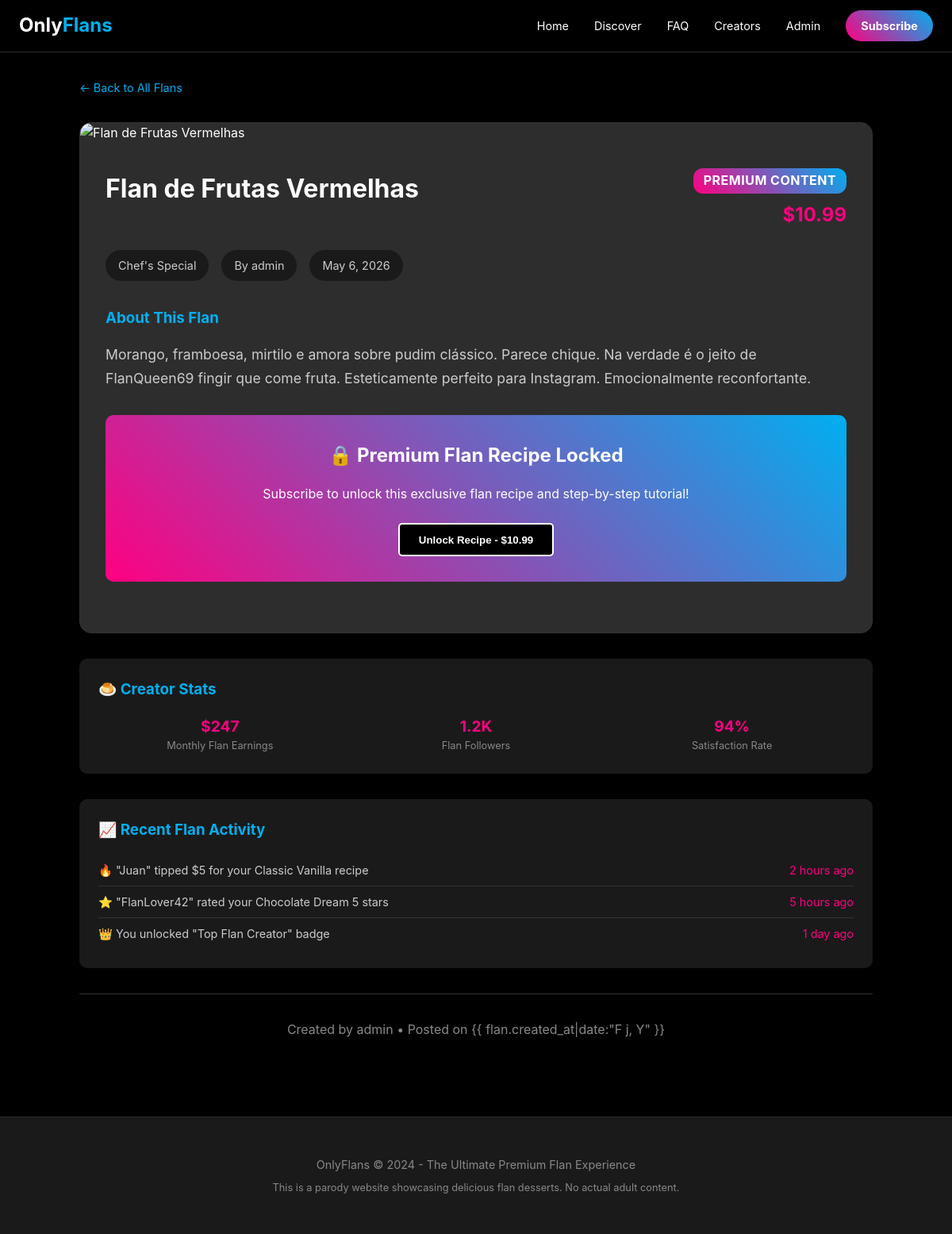
The page /flan/75/ on the database its author committed.
### flans/models.py (models this page shows, shortened)
class Flan(models.Model):
    class FlanType(models.TextChoices):
        VANILLA = 'vanilla', 'Vanilla Classic'
        CHOCOLATE = 'chocolate', 'Chocolate Dream'
        COCONUT = 'coconut', 'Coconut Paradise'
        COFFEE = 'coffee', 'Coffee Delight'
        SPECIAL = 'special', "Chef's Special"
    name = models.CharField(max_length=200)
    description = models.TextField()
    image_url = models.URLField(max_length=500, blank=True)
    flan_type = models.CharField(
        max_length=20,
        choices=FlanType.choices,
        default=FlanType.VANILLA,
    )
    is_premium = models.BooleanField(default=False)
    price = models.DecimalField(
        max_digits=6,
        decimal_places=2,
        default=Decimal('0.00'),
        validators=[MinValueValidator(Decimal('0.00'))],
    )
    creator = models.ForeignKey(
        User,
        on_delete=models.CASCADE,
        related_name='flans',
    )
    featured_creator = models.ForeignKey(
        FlanCreator,
        on_delete=models.SET_NULL,
        null=True,
        blank=True,
        related_name='flans',  # FIX: added related_name so creator.flans.all() works
    )
    created_at = models.DateTimeField(auto_now_add=True)
    updated_at = models.DateTimeField(auto_now=True)
    class Meta:
        ordering = ['-created_at']
        verbose_name = 'Flan'
        verbose_name_plural = 'Flans'
        indexes = [
            models.Index(fields=['flan_type', 'is_premium']),
            models.Index(fields=['created_at']),
        ]
    def get_display_price(self) -> str:
        if self.is_premium:
            return f"${self.price:.2f}"
        return "FREE"

### flans/views.py (the view)
# urls.py: path('flan/<int:flan_id>/', views.flan_detail, name='flan-detail'),
def flan_detail(request: HttpRequest, flan_id: int) -> HttpResponse:
    flan = get_object_or_404(
        Flan.objects.select_related('creator', 'featured_creator'),
        id=flan_id
    )
    rating_stats = flan.ratings.aggregate(
        avg_score=Avg('score'),
        total_ratings=Count('id'),
    )
    user_rating = None
    if request.user.is_authenticated:
        user_rating = flan.ratings.filter(user=request.user).first()
    context = {
        'flan': flan,
        'display_type': flan.get_flan_type_display(),
        'display_price': flan.get_display_price(),
        'avg_score': round(rating_stats['avg_score'] or 0, 1),
        'total_ratings': rating_stats['total_ratings'],
        'user_rating': user_rating,
        'score_range': range(1, 6),  # for rendering 5 stars in template
    }
    return render(request, 'flans/detail.html', context)

### flans/templates/flans/detail.html (shortened to what this page needs)
{% extends 'flans/base.html' %}  {% block content %}
<div class="detail-container">
  <a href="{% url 'flan-list' %}" class="back-btn">← Back to All Flans</a>
  <div class="flan-detail-card">
    <img
      src="{{ flan.image_url }}"
      alt="{{ flan.name }}"
      class="detail-image"
      onerror="this.src='https://images.unsplash.com/photo-1563729784474-d77dbb933a9e?w=800'"
    />
    <div class="detail-content">
      <div class="detail-header">
        <h1 class="detail-title">{{ flan.name }}</h1>
        <div style="text-align: right">
          {% if flan.is_premium %}
          <span
            class="premium-badge"
            style="font-size: 1rem; margin-bottom: 0.5rem; display: block"
            >PREMIUM CONTENT</span
          >
          {% endif %}
          <div class="detail-price">{{ display_price }}</div>
        </div>
      </div>
      <div class="detail-meta">
        <span class="meta-tag">{{ display_type }}</span>
        <span class="meta-tag">By {{ flan.creator.username }}</span>
        <span class="meta-tag">{{ flan.created_at|date:"M j, Y" }}</span>
      </div>
      <div class="description-section">
        <h3>About This Flan</h3>
        <p class="description-text">{{ flan.description }}</p>
      </div>
      {% if flan.is_premium %}
      <div class="premium-unlock">
        <h3>🔒 Premium Flan Recipe Locked</h3>
        <p style="margin-bottom: 1.5rem">
          Subscribe to unlock this exclusive flan recipe and step-by-step
          tutorial!
        </p>
        <button
          class="btn"
          style="
            background: var(--onlyfans-black);
            color: white;
            border: 2px solid white;
          "
        >
          Unlock Recipe - {{ display_price }}
        </button>
      </div>
      {% endif %}
    </div>
  </div>
  <div
    style="
      background: var(--onlyfans-gray);
      padding: 1.5rem;
      border-radius: 10px;
      margin: 2rem 0;
    "
  >
    <h3 style="color: var(--onlyfans-blue); margin-bottom: 1rem">
      🍮 Creator Stats
    </h3>
    <div
      style="
        display: grid;
        grid-template-columns: repeat(3, 1fr);
        gap: 1rem;
        text-align: center;
      "
    >
      <div>
        <div
          style="
            font-size: 1.2rem;
            font-weight: bold;
            color: var(--onlyfans-pink);
          "
        >
          $247
        </div>
        <div style="font-size: 0.8rem; color: #888">Monthly Flan Earnings</div>
      </div>
      <div>
        <div
          style="
            font-size: 1.2rem;
            font-weight: bold;
            color: var(--onlyfans-pink);
          "
        >
          1.2K
        </div>
        <div style="font-size: 0.8rem; color: #888">Flan Followers</div>
      </div>
      <div>
        <div
          style="
            font-size: 1.2rem;
            font-weight: bold;
            color: var(--onlyfans-pink);
          "
        >
          94%
        </div>
        <div style="font-size: 0.8rem; color: #888">Satisfaction Rate</div>
      </div>
    </div>
  </div>
  <div
    style="
      background: var(--onlyfans-gray);
      padding: 1.5rem;
      border-radius: 10px;
      margin-bottom: 2rem;
    "
  >
    <h3 style="color: var(--onlyfans-blue); margin-bottom: 1rem">
      📈 Recent Flan Activity
    </h3>
    <div style="color: #ccc; font-size: 0.9rem">
      <div
        style="
          display: flex;
          justify-content: space-between;
          padding: 0.5rem 0;
          border-bottom: 1px solid #333;
        "
      >
        <span>🔥 "Juan" tipped $5 for your Classic Vanilla recipe</span>
        <span style="color: var(--onlyfans-pink)">2 hours ago</span>
      </div>
      <div
        style="
          display: flex;
          justify-content: space-between;
          padding: 0.5rem 0;
          border-bottom: 1px solid #333;
        "
      >
        <span>⭐ "FlanLover42" rated your Chocolate Dream 5 stars</span>
        <span style="color: var(--onlyfans-pink)">5 hours ago</span>
      </div>
      <div
        style="display: flex; justify-content: space-between; padding: 0.5rem 0"
      >
        <span>👑 You unlocked "Top Flan Creator" badge</span>
        <span style="color: var(--onlyfans-pink)">1 day ago</span>
      </div>
    </div>
  </div>
  <div class="creator-info">
    <p>
      Created by {{ flan.creator.username }} • Posted on {{
      flan.created_at|date:"F j, Y" }}
    </p>
  </div>
</div>
<div
  id="tipContainer"
  style="
    position: fixed;
    top: 0;
    left: 0;
    width: 100%;
    height: 100%;
    pointer-events: none;
    z-index: 9999;
  "
></div>
{% endblock %}

### flans/templates/flans/base.html (style rules this page uses)
:root { --onlyfans-black: #000000; --onlyfans-white: #ffffff; --onlyfans-gray: #1a1a1a; --onlyfans-light-gray: #2d2d2d; --onlyfans-blue: #00aff0; --onlyfans-pink: #ff0080; }
* { margin: 0; padding: 0; box-sizing: border-box; }
body { font-family: -apple-system, BlinkMacSystemFont, "Segoe UI", Roboto, Oxygen, Ubuntu, Cantarell, sans-serif; background-color: var(--onlyfans-black); color: var(--onlyfans-white); line-height: 1.6; }
.premium-badge { background: linear-gradient( 45deg, var(--onlyfans-pink), var(--onlyfans-blue) ); color: white; padding: 0.2rem 0.8rem; border-radius: 12px; font-size: 0.7rem; font-weight: bold; text-transform: uppercase; letter-spacing: 0.5px; }
.btn { background: var(--onlyfans-blue); color: white; padding: 0.7rem 1.5rem; border: none; border-radius: 5px; cursor: pointer; text-decoration: none; display: inline-block; font-weight: bold; transition: all 0.3s; }

### flans/templates/flans/detail.html (style rules this page uses)
.detail-container { max-width: 1000px; margin: 0 auto; }
.back-btn { color: var(--onlyfans-blue); text-decoration: none; font-size: 0.9rem; margin-bottom: 2rem; display: inline-block; }
.flan-detail-card { background-color: var(--onlyfans-light-gray); border-radius: 15px; overflow: hidden; border: 1px solid #333; }
.detail-image { width: 100%; height: 400px; object-fit: cover; }
.detail-content { padding: 2rem; }
.detail-header { display: flex; justify-content: space-between; align-items: start; margin-bottom: 1.5rem; }
.detail-title { font-size: 2rem; font-weight: bold; flex: 1; margin-right: 2rem; }
.detail-price { font-size: 1.5rem; font-weight: bold; color: var(--onlyfans-pink); }
.detail-meta { display: flex; gap: 1rem; margin-bottom: 2rem; flex-wrap: wrap; }
.meta-tag { background-color: var(--onlyfans-gray); padding: 0.5rem 1rem; border-radius: 20px; font-size: 0.9rem; color: #ccc; }
.description-section { margin-bottom: 2rem; }
.description-section h3 { color: var(--onlyfans-blue); margin-bottom: 1rem; }
.description-text { color: #ccc; line-height: 1.7; font-size: 1.1rem; }
.premium-unlock { background: linear-gradient( 45deg, var(--onlyfans-pink), var(--onlyfans-blue) ); padding: 2rem; border-radius: 10px; text-align: center; margin: 2rem 0; }
.premium-unlock h3 { margin-bottom: 1rem; font-size: 1.5rem; }
.creator-info { text-align: center; margin-top: 2rem; padding-top: 2rem; border-top: 1px solid #333; color: #888; }

### rows shown on the page
Flan: name "Flan de Frutas Vermelhas", creator.username "admin", created_at "May 6, 2026", description "Morango, framboesa, mirtilo e amora sobre pudim clássico. Parece chique. Na verdade é o jeito de FlanQueen69 fingir que come fruta. Esteticamente perfeito para Instagram. Emocionalmente reconfortante."

### other values the page prints
{{ display_price }} "$10.99"
{{ display_type }} "Chef's Special"
